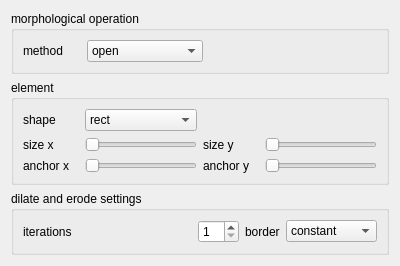
<?xml version="1.0" encoding="UTF-8"?>
<ui version="4.0">
 <class>DialogMorphologyEx</class>
 <widget class="QDialog" name="DialogMorphologyEx">
  <property name="geometry">
   <rect>
    <x>0</x>
    <y>0</y>
    <width>400</width>
    <height>247</height>
   </rect>
  </property>
  <property name="windowTitle">
   <string>Dialog</string>
  </property>
  <layout class="QGridLayout" name="gridLayout">
   <item row="1" column="1">
    <widget class="QGroupBox" name="groupBox">
     <property name="title">
      <string>element</string>
     </property>
     <layout class="QGridLayout" name="gridLayout_3" columnstretch="1,2,1,2">
      <item row="0" column="1">
       <widget class="QComboBox" name="cBxShape">
        <item>
         <property name="text">
          <string>rect</string>
         </property>
        </item>
        <item>
         <property name="text">
          <string>cross</string>
         </property>
        </item>
        <item>
         <property name="text">
          <string>ellipse</string>
         </property>
        </item>
       </widget>
      </item>
      <item row="0" column="0">
       <widget class="QLabel" name="label_5">
        <property name="text">
         <string>shape</string>
        </property>
       </widget>
      </item>
      <item row="1" column="1">
       <widget class="QSlider" name="sliderSizeX">
        <property name="sizePolicy">
         <sizepolicy hsizetype="Preferred" vsizetype="Preferred">
          <horstretch>0</horstretch>
          <verstretch>0</verstretch>
         </sizepolicy>
        </property>
        <property name="minimum">
         <number>3</number>
        </property>
        <property name="orientation">
         <enum>Qt::Horizontal</enum>
        </property>
       </widget>
      </item>
      <item row="1" column="0">
       <widget class="QLabel" name="label">
        <property name="text">
         <string>size x</string>
        </property>
       </widget>
      </item>
      <item row="2" column="3">
       <widget class="QSlider" name="sliderAnchorY">
        <property name="maximum">
         <number>3</number>
        </property>
        <property name="orientation">
         <enum>Qt::Horizontal</enum>
        </property>
       </widget>
      </item>
      <item row="1" column="3">
       <widget class="QSlider" name="sliderSizeY">
        <property name="sizePolicy">
         <sizepolicy hsizetype="Preferred" vsizetype="Preferred">
          <horstretch>0</horstretch>
          <verstretch>0</verstretch>
         </sizepolicy>
        </property>
        <property name="minimum">
         <number>3</number>
        </property>
        <property name="orientation">
         <enum>Qt::Horizontal</enum>
        </property>
       </widget>
      </item>
      <item row="2" column="0">
       <widget class="QLabel" name="label_3">
        <property name="text">
         <string>anchor x</string>
        </property>
       </widget>
      </item>
      <item row="2" column="1">
       <widget class="QSlider" name="sliderAnchorX">
        <property name="maximum">
         <number>3</number>
        </property>
        <property name="orientation">
         <enum>Qt::Horizontal</enum>
        </property>
       </widget>
      </item>
      <item row="2" column="2">
       <widget class="QLabel" name="label_4">
        <property name="text">
         <string>anchor y</string>
        </property>
       </widget>
      </item>
      <item row="1" column="2">
       <widget class="QLabel" name="label_2">
        <property name="text">
         <string>size y</string>
        </property>
       </widget>
      </item>
     </layout>
    </widget>
   </item>
   <item row="3" column="1">
    <widget class="QGroupBox" name="groupBox_3">
     <property name="title">
      <string>dilate and erode settings</string>
     </property>
     <layout class="QGridLayout" name="gridLayout_4" columnstretch="1,0,0,0">
      <item row="0" column="3">
       <widget class="QComboBox" name="cBxBorder">
        <item>
         <property name="text">
          <string>constant</string>
         </property>
        </item>
        <item>
         <property name="text">
          <string>replicate</string>
         </property>
        </item>
        <item>
         <property name="text">
          <string>reflect</string>
         </property>
        </item>
        <item>
         <property name="text">
          <string>reflect_101</string>
         </property>
        </item>
       </widget>
      </item>
      <item row="0" column="2">
       <widget class="QLabel" name="label_9">
        <property name="text">
         <string>border</string>
        </property>
       </widget>
      </item>
      <item row="0" column="1">
       <widget class="QSpinBox" name="sBxIterations">
        <property name="minimum">
         <number>1</number>
        </property>
        <property name="maximum">
         <number>20</number>
        </property>
       </widget>
      </item>
      <item row="0" column="0">
       <widget class="QLabel" name="label_8">
        <property name="text">
         <string>iterations</string>
        </property>
       </widget>
      </item>
     </layout>
    </widget>
   </item>
   <item row="0" column="1">
    <widget class="QGroupBox" name="groupBox_2">
     <property name="title">
      <string>morphological operation</string>
     </property>
     <layout class="QGridLayout" name="gridLayout_2" columnstretch="1,2,3">
      <item row="1" column="2">
       <spacer name="horizontalSpacer">
        <property name="orientation">
         <enum>Qt::Horizontal</enum>
        </property>
        <property name="sizeHint" stdset="0">
         <size>
          <width>40</width>
          <height>20</height>
         </size>
        </property>
       </spacer>
      </item>
      <item row="1" column="1">
       <widget class="QComboBox" name="cBxOpMethods">
        <property name="sizePolicy">
         <sizepolicy hsizetype="Preferred" vsizetype="Preferred">
          <horstretch>0</horstretch>
          <verstretch>0</verstretch>
         </sizepolicy>
        </property>
        <item>
         <property name="text">
          <string>open</string>
         </property>
        </item>
        <item>
         <property name="text">
          <string>close</string>
         </property>
        </item>
        <item>
         <property name="text">
          <string>gradient</string>
         </property>
        </item>
        <item>
         <property name="text">
          <string>tophat</string>
         </property>
        </item>
        <item>
         <property name="text">
          <string>blackhat</string>
         </property>
        </item>
       </widget>
      </item>
      <item row="1" column="0">
       <widget class="QLabel" name="label_6">
        <property name="text">
         <string>method</string>
        </property>
       </widget>
      </item>
     </layout>
    </widget>
   </item>
  </layout>
 </widget>
 <resources/>
 <connections/>
</ui>
